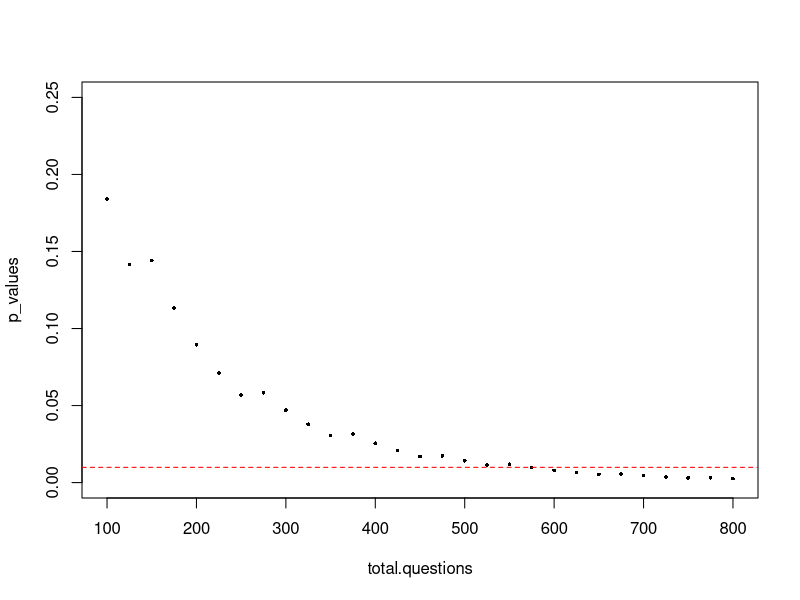

This chart was generated by the following R code:
## ---- chunk 1
library(purrr)
x <- 30
y <- 50
map2(x, y, alternative = "greater", .f = binom.test)


test_results <- binom.test((.60*50), 50, alternative = "greater")

# x - favorable or successful outcomes
# n - number of trials
# alternative = greater
# p = p value

test_results
test_results$p.value
## ---- chunk 2
total.questions <- seq(100, 800, 25)
#default p-value is 0.5
percent.correct <- round(total.questions*.55)

results <- map2(.x = percent.correct, .y = total.questions, alternative = "greater", .f = binom.test)
p_values <- unlist(lapply(results, `[`, 3))

plot(x = total.questions, y = p_values, cex = 0.5, pch = 16, ylim = c(0,.25), asp = 0)
abline(h = 0.0099, v = 0, col = "red", lty = 2)#produce horizontal line for p_value of 0.05

df <- data.frame(total.questions, p_values)
df

## ---- chunk 3


